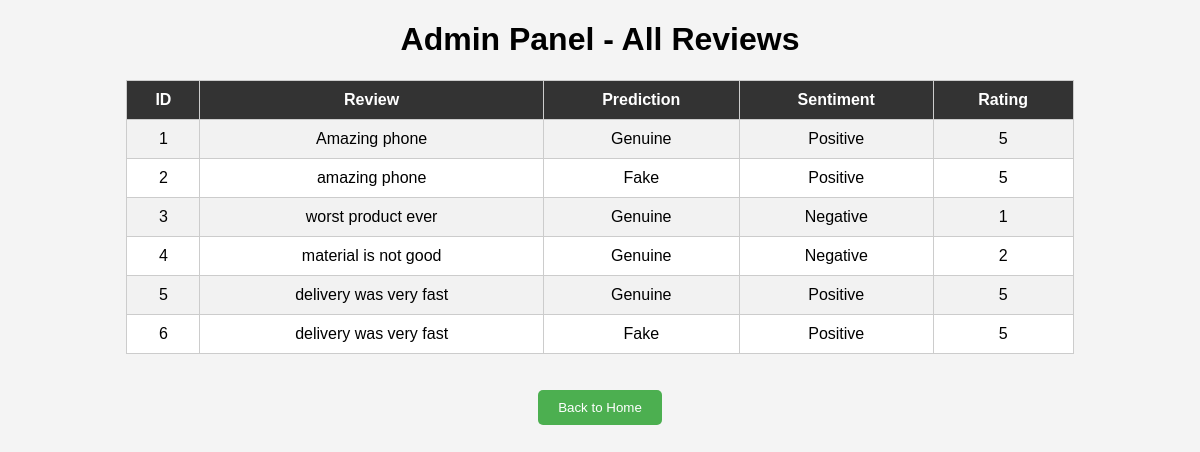
/admin, run on an earlier commit of the app's database.
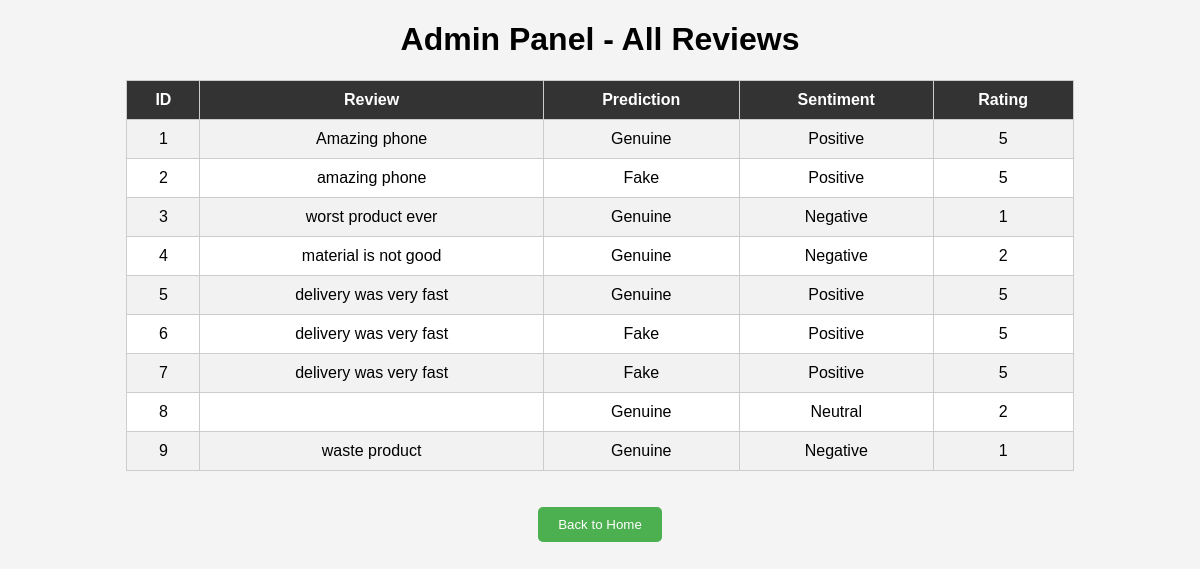
And on a later commit of the database.
### tables this page shows
CREATE TABLE history(
id INTEGER PRIMARY KEY AUTOINCREMENT,
review TEXT,
prediction TEXT,
sentiment TEXT,
rating INTEGER
);

### app.py (the view)
@app.route("/admin")
def admin():
    conn=sqlite3.connect("reviews.db")
    reviews=conn.execute("SELECT * FROM history").fetchall()
    conn.close()
    return render_template("admin.html",reviews=reviews)

### templates/admin.html (shortened to what this page needs)
<!DOCTYPE html>
<html>
<head>
</head>
<body>
<h1>Admin Panel - All Reviews</h1>
<table>
<tr>
<th>ID</th>
<th>Review</th>
<th>Prediction</th>
<th>Sentiment</th>
<th>Rating</th>
</tr>
{% for r in reviews %}
<tr>
<td>{{r[0]}}</td>
<td>{{r[1]}}</td>
<td>{{r[2]}}</td>
<td>{{r[3]}}</td>
<td>{{r[4]}}</td>
</tr>
{% endfor %}
</table>
<br><br>
<a href="/">
<button>Back to Home</button>
</a>
</body>
</html>

### templates/admin.html (style rules this page uses)
body { font-family: Arial; background:#f4f4f4; text-align:center; }
table { margin:auto; border-collapse: collapse; width:80%; background:white; }
th,td { padding:10px; border:1px solid #ccc; }
th { background:#333; color:white; }
tr:nth-child(even) { background:#f2f2f2; }
button { padding:10px 20px; background:#4CAF50; color:white; border:none; border-radius:5px; cursor:pointer; }

What changed in the data, as far as the page shows it:
added history: id "7", review "delivery was very fast", prediction "Fake", sentiment "Positive", rating "5"
added history: id "8", prediction "Genuine", sentiment "Neutral", rating "2"
added history: id "9", review "waste product", prediction "Genuine", sentiment "Negative", rating "1"
